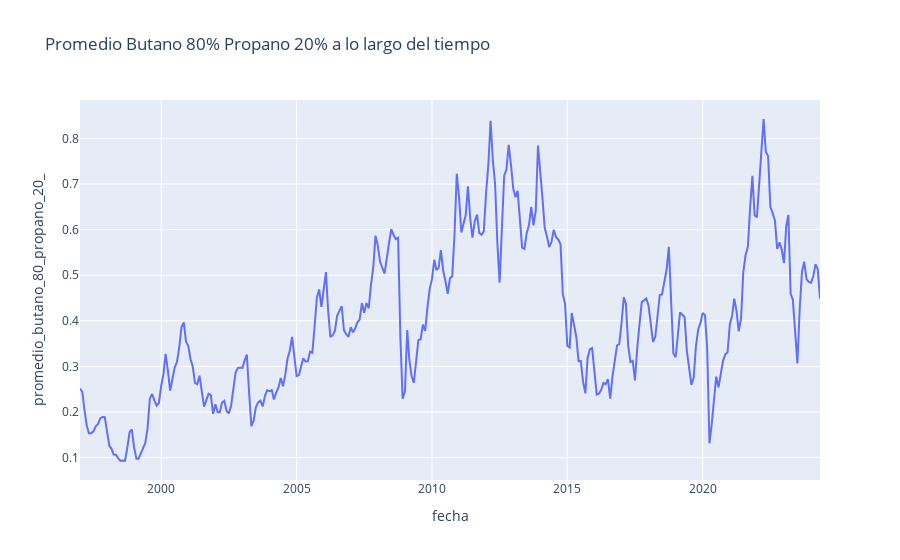

Notebook code cell kept with this figure:
### Markdown cell above
### Tendencias Temporales con Ploty express

### Code cell
fig = px.line(glp, x='fecha', y='promedio_butano_80_propano_20_', title='Promedio Butano 80% Propano 20% a lo largo del tiempo')
fig.show()

### Figure 1 — Plotly figure (JSON) as saved in the notebook; plotly's stock layout.template omitted (floating-point values rounded to 4 significant figures; data arrays with more than 128 entries replaced by an {"elided": "..."} marker saying what was removed)
{"data": [{"hovertemplate": "fecha=%{x}<br>promedio_butano_80_propano_20_=%{y}<extra></extra>", "legendgroup": "", "line": {"color": "#636efa", "dash": "solid"}, "marker": {"symbol": "circle"}, "mode": "lines", "name": "", "orientation": "v", "showlegend": false, "type": "scatter", "x": {"elided": "329 str values"}, "xaxis": "x", "y": {"elided": "329 float values"}, "yaxis": "y"}], "layout": {"legend": {"tracegroupgap": 0}, "title": {"text": "Promedio Butano 80% Propano 20% a lo largo del tiempo"}, "xaxis": {"anchor": "y", "domain": [0, 1], "title": {"text": "fecha"}}, "yaxis": {"anchor": "x", "domain": [0, 1], "title": {"text": "promedio_butano_80_propano_20_"}}}}
